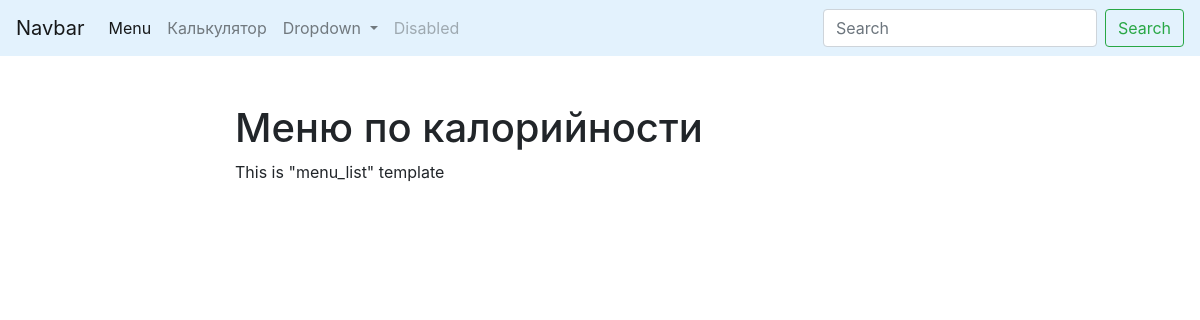
/, run on an earlier commit of the app's database.
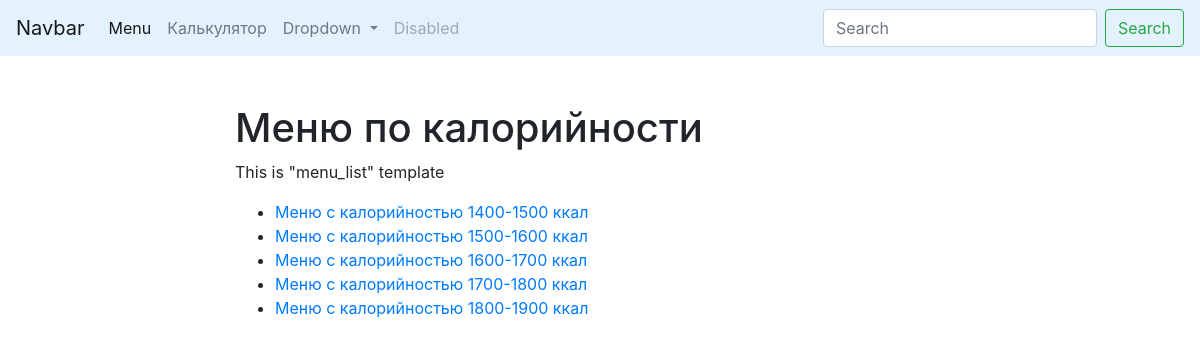
And on a later commit of the database.
### menu/models.py (models this page shows, shortened)
class Menu(models.Model):
	menu_name = models.CharField(max_length=50)
	min_calories = models.IntegerField()
	max_calories = models.IntegerField()

### menu/views.py (the view)
# urls.py: path('', index, name='menu_list'),
def index(request):
	menus = Menu.objects.all()
	context = {
		'menus': menus
	}
	return render(request, template_name='menu/menu_list.html', context=context)

### menu/templates/menu/menu_list.html
{% extends 'menu/base_list.html' %}
{% block content %}
<h1>Меню по калорийности</h1>
<p>This is "menu_list" template</p>
    <ul>
        {% for menu in menus %}
            <li><a href="menu/{{ menu.id }}">{{ menu.menu_name }}</a></li>
        {% endfor %}
    </ul>
{% endblock %}

### menu/templates/menu/base_list.html
{% extends 'base.html' %}

### templates/base.html (shortened to what this page needs)
<!DOCTYPE html>
<html lang="en">
<head>
    <link rel="stylesheet" href="https://stackpath.bootstrapcdn.com/bootstrap/4.5.0/css/bootstrap.min.css"
>
</head>
<body>
<nav class="navbar navbar-expand-lg navbar-light" style="background-color: #e3f2fd;">
  <a class="navbar-brand" href="#">Navbar</a>
  <div class="collapse navbar-collapse" id="navbarSupportedContent">
    <ul class="navbar-nav mr-auto">
      <li class="nav-item active">
        <a class="nav-link" href="{% url 'menu:menu_list' %}">Menu</a>
      </li>
      <li class="nav-item">
        <a class="nav-link" href="{% url 'calculator:calorie_rate' %}">Калькулятор</a>
      </li>
      <li class="nav-item dropdown">
        <a class="nav-link dropdown-toggle" href="#" id="navbarDropdown" role="button" data-toggle="dropdown" aria-haspopup="true" aria-expanded="false">
          Dropdown
        </a>
      </li>
      <li class="nav-item">
        <a class="nav-link disabled" href="#" tabindex="-1" aria-disabled="true">Disabled</a>
      </li>
    </ul>
    <form class="form-inline my-2 my-lg-0">
      <input class="form-control mr-sm-2" type="search" placeholder="Search" aria-label="Search">
      <button class="btn btn-outline-success my-2 my-sm-0" type="submit">Search</button>
    </form>
  </div>
</nav>
<div class="container mt-5">
    <div class="row">
        <div class="col-6 offset-md-2">
            {% block content %}{% endblock %}
        </div>
    </div>
</div>
</body>
</html>

What changed in the data, as far as the page shows it:
added Menu: menu_name "Меню с калорийностью 1400-1500 ккал"
added Menu: menu_name "Меню с калорийностью 1500-1600 ккал"
added Menu: menu_name "Меню с калорийностью 1600-1700 ккал"
added Menu: menu_name "Меню с калорийностью 1700-1800 ккал"
added Menu: menu_name "Меню с калорийностью 1800-1900 ккал"
